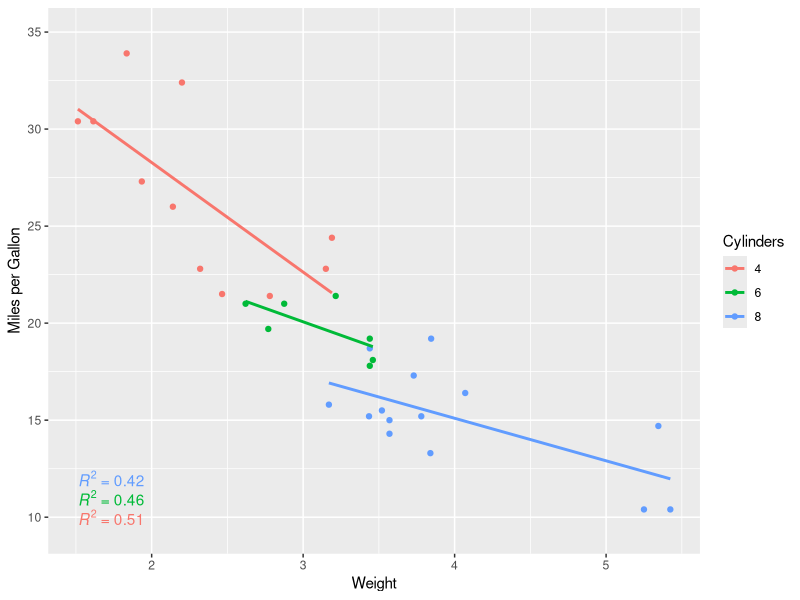
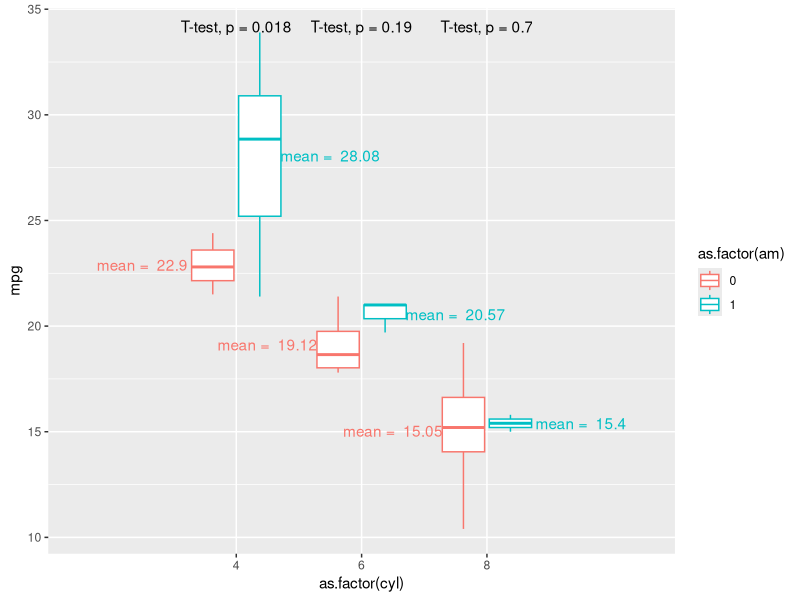
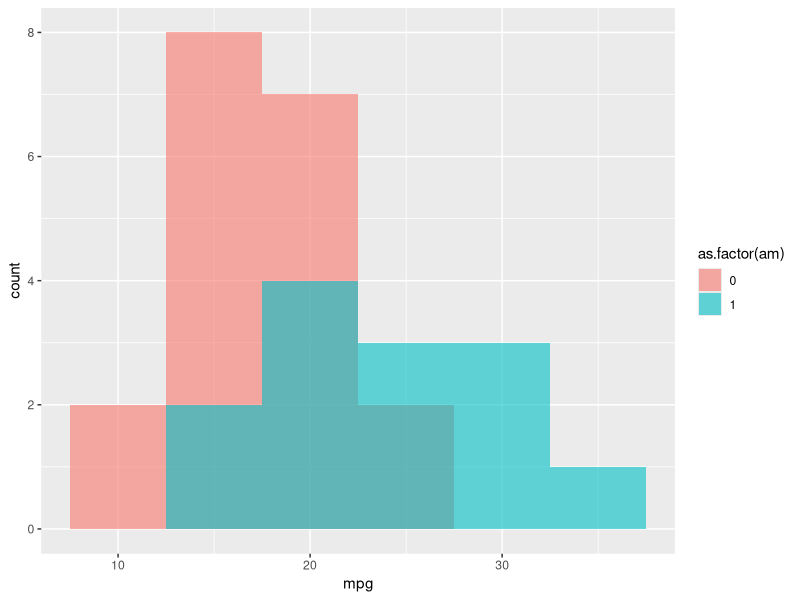
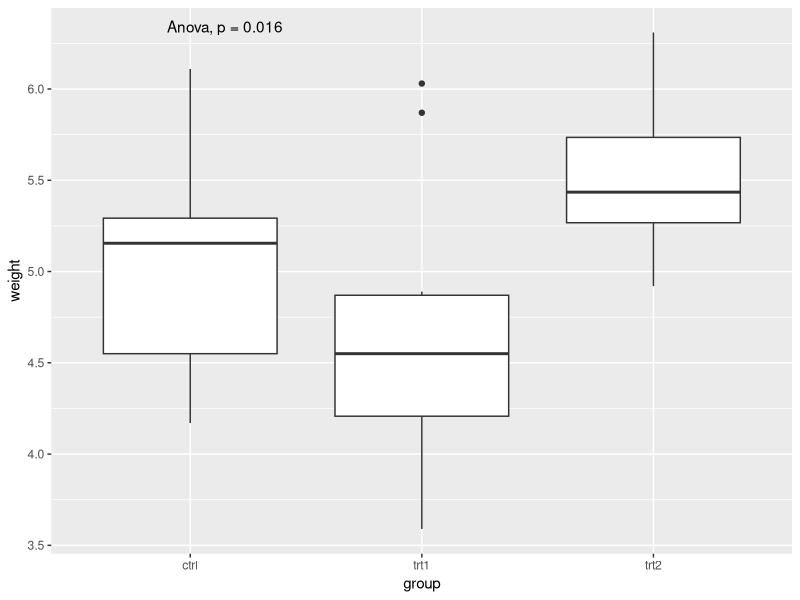
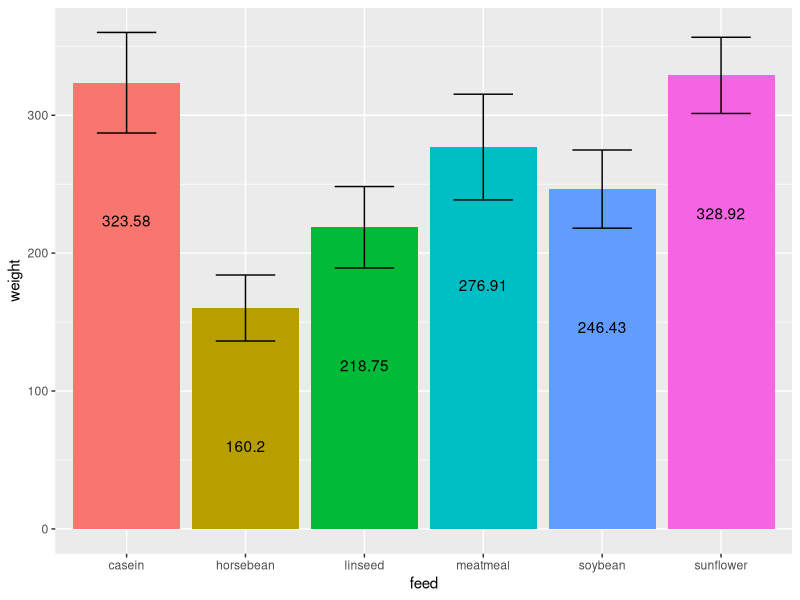
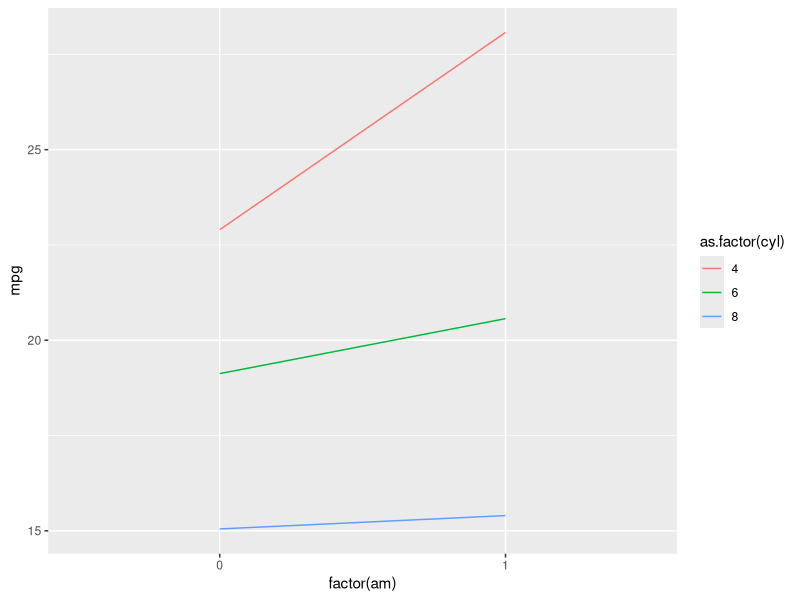

Here is the R script that generated these plots, in order: (Note: this script raises an error after producing the figures.)
#GGplot start typing theme... and you'll get a lot of options

library(ggplot2)
library(ggpubr)
library(RColorBrewer)

ggplot(mtcars, aes(x = wt, y = mpg, color = as.factor(cyl))) +
  geom_point() + 
  geom_smooth(method = "lm", fill = NA) + #fill = NA gets rid of SE shading
  stat_regline_equation(label.y = c(10, 11, 12), #c(10, 11, 12) offsets the R^2 of each group
                        aes(label = ..rr.label..), 
                        show.legend = F) + 
  labs(color = "Cylinders", y = "Miles per Gallon", x = "Weight")

ggplot(mtcars,
       aes(x = as.factor(cyl),
           y = mpg, 
           color = as.factor(am))) +
  geom_boxplot() +
  stat_compare_means(method = "t.test", show.legend = F) + 
  stat_summary(fun = "mean", 
               show.legend = F,
               geom = "text",
               position = position_dodge(width = 3), #Puts the mean label somewhere readable.
               aes(label = paste("mean = ", round(..y.., 2)))) #slapping on the mean ..y.. is used for labeling mean of y

ggplot(mtcars,
       aes(x = mpg, fill = as.factor(am))) + 
  geom_histogram(binwidth = 5, 
                 alpha = .6, position = "identity")#Alpha and "identity" make the colors see-through.

ggplot(PlantGrowth,
       aes(x = group, y = weight)) +
  geom_boxplot() +
  stat_compare_means(method = "anova")

ggplot(chickwts, aes(x = feed, y = weight, fill = feed)) + #color and fill can be a repeat to distinguish with colors.
         stat_summary(geom = "bar",
                      fun = mean,
                      show.legend = F,      #A legend becomes redundant here.
                      position = "dodge") + #another way to add bars
         stat_summary(geom = "errorbar",
                      fun.data = mean_se,
                      fun.args=list(mult=1.96), ##MAKING REAL ERROR BARS
                      position = "dodge",
                      width = .5) +              #Change width of error bars
         stat_summary(aes(label = round(..y.., 2)),
                      fun = mean,
                      geom = "text",
                      position = position_nudge(y = -100)) #Setting the mean label to below the error bars.

##INTERACTION PLOT
ggplot(mtcars, aes(x = factor(am),
                   y = mpg,
                   color = as.factor(cyl),
                   group = as.factor(cyl))) +
stat_summary(geom = "line",
             fun = "mean")


ggplot(Given_to_Co_Religionists, aes(x = Given_to, y = Number_of_coins, color = TREATMENT)) +
  geom_boxplot() +
  stat_summary(fun = "mean", show.legend = F, geom = "text", position = position_dodge(.7), vjust = 1.2,
               aes(label = paste("Mean = ", round(..y.., 2))))
